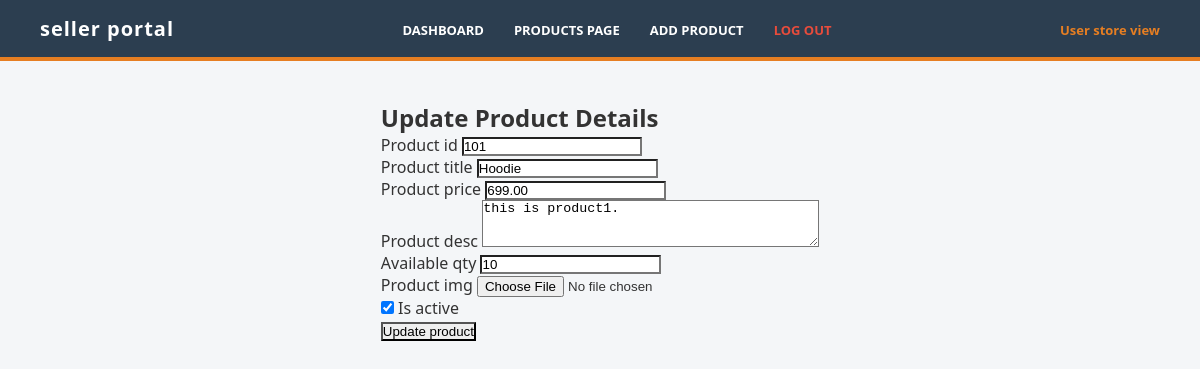
/seller/products/update/101/ (signed in), run on the app's committed database.
### e_commerce_app/models.py (models this page shows, shortened)
class Products(models.Model):
    product_id = models.PositiveBigIntegerField(primary_key=True)
    product_title = models.CharField(max_length=200)
    product_price = models.DecimalField(max_digits=10, decimal_places=2)
    product_desc = models.TextField(blank=True)
    created_at = models.DateField(auto_now_add=True)
    modified_at = models.DateField(auto_now=True)
    is_active = models.BooleanField(default=False)
    available_qty = models.IntegerField(default=0)
    product_img = models.ImageField(upload_to='products/', blank=True, null=True)

### e_commerce_app/views.py (the view)
# urls.py: path('seller/products/update/<int:pk>/', views.seller_update_product, name='seller_update_product'),
@login_required(login_url='seller_login')
def seller_update_product(request, pk):
    product = get_object_or_404(Products, pk=pk)
    if request.method == 'POST':
        form = ProductForm(request.POST, request.FILES, instance=product)
        if form.is_valid():
            form.save()
            return redirect('seller_products')
    else:
        form = ProductForm(instance=product)
    return render(request, 'seller/update_product.html', {'form': form, 'product': product})

### e_commerce_app/forms.py (shortened to what this page needs)
class ProductForm(forms.ModelForm):
    class Meta:
        model = Products
        fields = [
            'product_id',
            'product_title',
            'product_price',
            'product_desc',
            'available_qty',
            'product_img',
            'is_active'
        ]
        widgets = {
            'product_id': forms.NumberInput(attrs={'class': 'form-control', 'placeholder': 'Enter unique numeric ID'}),
            'product_title': forms.TextInput(attrs={'class': 'form-control', 'placeholder': 'e.g., Varsity Premium Hoodie'}),
            'product_price': forms.NumberInput(attrs={'class': 'form-control', 'step': '0.01', 'placeholder': '0.00'}),
            'product_desc': forms.Textarea(attrs={'class': 'form-control', 'rows': 3, 'placeholder': 'Provide product features and details...'}),
            'available_qty': forms.NumberInput(attrs={'class': 'form-control', 'placeholder': 'Available stock units'}),
            'product_img': forms.FileInput(attrs={'class': 'form-control'}),
            'is_active': forms.CheckboxInput(attrs={'class': 'form-check-input'}),
        }

### templates/seller/update_product.html (shortened to what this page needs)
{% extends 'seller/base_seller.html' %}
{% block seller_content %}
<div class="container my-5">
    <div class="row justify-content-center">
        <div class="col-md-8 col-lg-6">
            <div class="card p-4 shadow-sm border border-secondary-subtle rounded-0">
                <h2 class="text-dark mb-4 pb-2 border-bottom fw-bold h4">Update Product Details</h2>
                <form method="POST" enctype="multipart/form-data">
                    {% for field in form %}
                        <div class="mb-3">
                            {% if field.field.widget.input_type == "checkbox" %}
                                <div class="form-check">
                                    {{ field }}
                                    <label class="form-check-label fw-semibold text-secondary ms-1">{{ field.label }}</label>
                                </div>
                            {% else %}
                                <label class="form-label small fw-bold text-dark mb-1">{{ field.label }}</label>
                                {{ field }}
                            {% endif %}
                        </div>
                    {% endfor %}
                    <button type="submit" class="btn btn-success rounded-0 w-100 py-2 fw-bold text-uppercase">Update product</button>
                </form>
            </div>
        </div>
    </div>
</div>
{% endblock %}

### static/css/nav_style.css (style rules this page uses)
* { margin: 0; padding: 0; box-sizing: border-box; }
body { font-family: 'Segoe UI', -apple-system, BlinkMacSystemFont, Roboto, Oxygen, Ubuntu, Cantarell, sans-serif; background-color: #f4f6f8; color: #333333; display: flex; flex-direction: column; min-height: 100vh; }
.rounded-0, .card, .btn, .form-control, .alert { border-radius: 0px !important; }

### data on the page
Products: form "101" "Hoodie" "699.00" "this is product1." "10", form "☑"

### other printed values
{{ field.label }} "Product id" "Product title" "Product price" "Product desc" "Available qty" "Product img"
{{ field.label }} "Is active"
